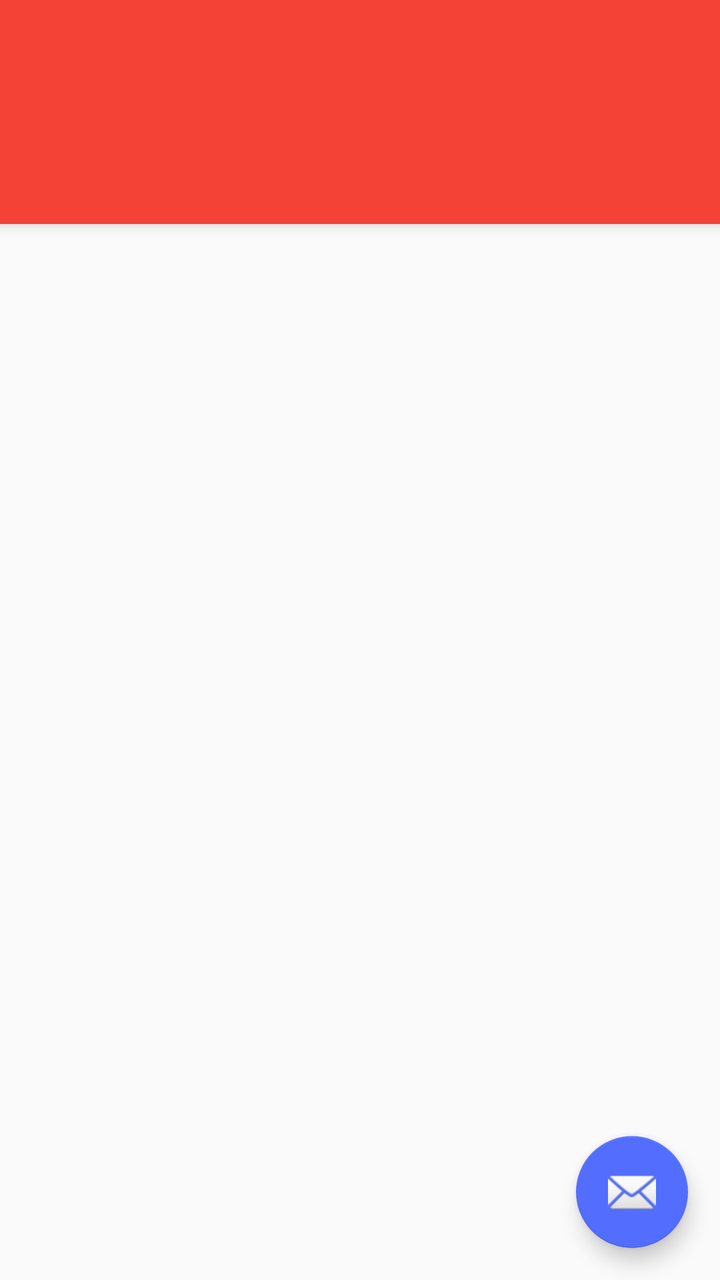
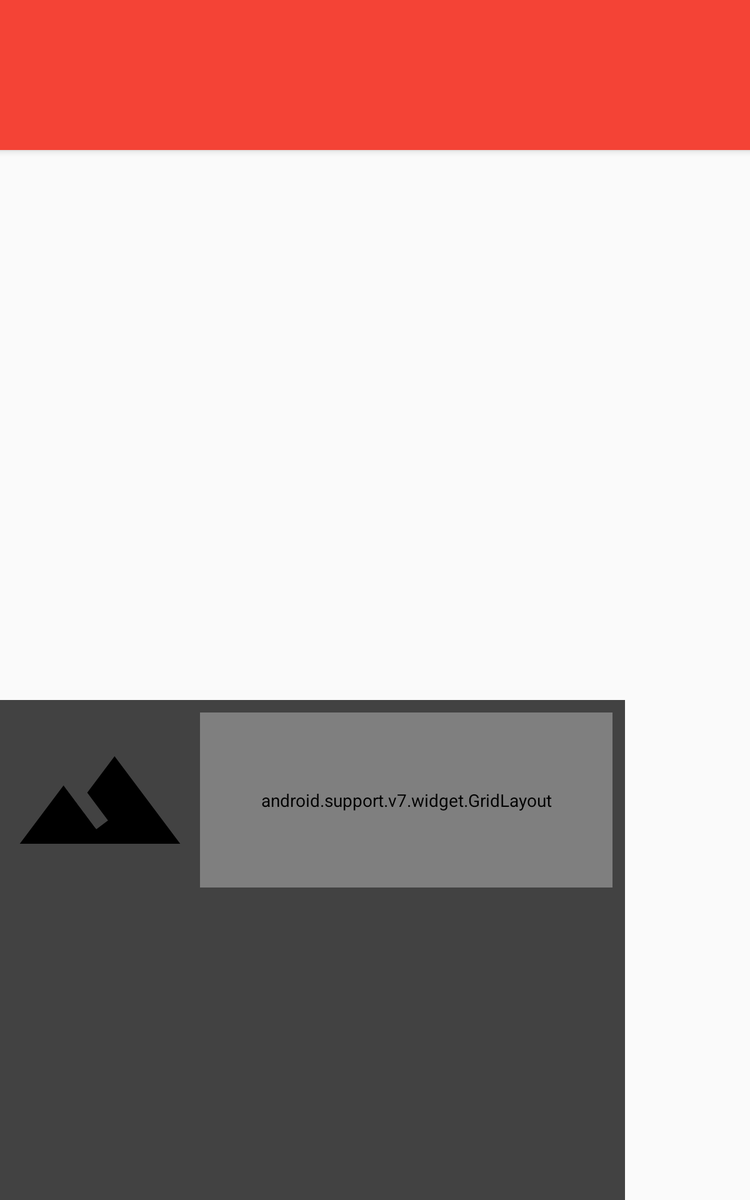

Two renders of one Android screen. The first uses the default layout on a phone; the second uses the alternative layout the repository ships for a different screen configuration, on a matching device. The two XML files are below.
<!-- AndroidManifest.xml: activity theme AppTheme.NoActionBar -->
<!-- res/layout/activity_main.xml -->
<?xml version="1.0" encoding="utf-8"?>
<android.support.design.widget.CoordinatorLayout xmlns:android="http://schemas.android.com/apk/res/android"
    xmlns:app="http://schemas.android.com/apk/res-auto"
    xmlns:tools="http://schemas.android.com/tools"
    android:id="@+id/main_content"
    android:layout_width="match_parent"
    android:layout_height="match_parent"
    android:fitsSystemWindows="true"
    tools:context=".main.MainActivity">

    <android.support.design.widget.AppBarLayout
        android:id="@+id/appbar"
        android:layout_width="match_parent"
        android:layout_height="wrap_content"
        android:paddingTop="@dimen/appbar_padding_top"
        android:theme="@style/AppTheme.AppBarOverlay">

        <android.support.v7.widget.Toolbar
            android:id="@+id/toolbar"
            android:layout_width="match_parent"
            android:layout_height="?attr/actionBarSize"
            android:background="?attr/colorPrimary"
            app:layout_scrollFlags="scroll|enterAlways"
            app:popupTheme="@style/AppTheme.PopupOverlay">

        </android.support.v7.widget.Toolbar>

        <android.support.design.widget.TabLayout
            android:id="@+id/tabs"
            android:layout_width="match_parent"
            android:layout_height="wrap_content" />

    </android.support.design.widget.AppBarLayout>

    <android.support.v4.view.ViewPager
        android:id="@+id/container"
        android:layout_width="match_parent"
        android:layout_height="match_parent"
        app:layout_behavior="@string/appbar_scrolling_view_behavior" />

    <android.support.design.widget.FloatingActionButton
        android:id="@+id/fab"
        android:layout_width="wrap_content"
        android:layout_height="wrap_content"
        android:layout_gravity="end|bottom"
        android:layout_margin="@dimen/fab_margin"
        android:src="@android:drawable/ic_dialog_email" />

</android.support.design.widget.CoordinatorLayout>
<!-- resources referenced by this layout -->
<resources>
  <dimen name="appbar_padding_top">8dp</dimen>
  <dimen name="fab_margin">16dp</dimen>
  <style name="AppTheme.AppBarOverlay" parent="ThemeOverlay.AppCompat.Dark.ActionBar" />
  <style name="AppTheme.PopupOverlay" parent="ThemeOverlay.AppCompat.Light" />
  <style name="AppTheme.NoActionBar">
          <item name="windowActionBar">false</item>
          <item name="windowNoTitle">true</item>
      </style>
</resources>
<!-- res/layout-sw600dp/activity_main.xml (the repository's variant of the layout above) -->
<!-- drawn on a 7-inch tablet held upright -->
<?xml version="1.0" encoding="utf-8"?>
<android.support.design.widget.CoordinatorLayout xmlns:android="http://schemas.android.com/apk/res/android"
    xmlns:app="http://schemas.android.com/apk/res-auto"
    xmlns:tools="http://schemas.android.com/tools"
    android:id="@+id/main_content"
    android:layout_width="match_parent"
    android:layout_height="match_parent"
    android:fitsSystemWindows="true"
    tools:context=".main.MainActivity">

    <android.support.design.widget.AppBarLayout
        android:id="@+id/appbar"
        android:layout_width="match_parent"
        android:layout_height="wrap_content"
        android:paddingTop="@dimen/appbar_padding_top"
        android:theme="@style/AppTheme.AppBarOverlay">

        <android.support.v7.widget.Toolbar
            android:id="@+id/toolbar"
            android:layout_width="match_parent"
            android:layout_height="?attr/actionBarSize"
            android:background="?attr/colorPrimary"
            app:layout_scrollFlags="scroll|enterAlways"
            app:popupTheme="@style/AppTheme.PopupOverlay">

        </android.support.v7.widget.Toolbar>

        <android.support.design.widget.TabLayout
            android:id="@+id/tabs"
            android:layout_width="match_parent"
            android:layout_height="wrap_content" />

    </android.support.design.widget.AppBarLayout>

    <android.support.v4.view.ViewPager
        android:id="@+id/container"
        android:layout_width="500dp"
        android:layout_height="match_parent"
        android:layout_gravity="center_horizontal"
        app:layout_behavior="@string/appbar_scrolling_view_behavior" />

    <FrameLayout
        android:id="@+id/frame_bottom_sheet"
        android:layout_width="500dp"
        android:layout_height="400dp"
        android:fitsSystemWindows="true"
        android:clipToPadding="true"
        android:background="@color/cardview_dark_background"
        app:layout_behavior="@string/bottom_sheet_behavior">
        <include layout="@layout/layout_bottom_sheet" />
    </FrameLayout>

</android.support.design.widget.CoordinatorLayout>
<!-- res/layout/layout_bottom_sheet.xml (included above) -->
<?xml version="1.0" encoding="utf-8"?>
<android.support.v4.widget.NestedScrollView xmlns:android="http://schemas.android.com/apk/res/android"
    xmlns:app="http://schemas.android.com/apk/res-auto"
    xmlns:tools="http://schemas.android.com/tools"
    android:id="@+id/bottom_sheet"
    android:layout_width="match_parent"
    android:layout_height="match_parent"
    android:padding="@dimen/sheet_content_padding">
    <LinearLayout
        android:layout_width="match_parent"
        android:layout_height="match_parent"
        android:orientation="vertical"
        android:theme="@style/AppBottomSheet">
        <LinearLayout
            android:layout_width="match_parent"
            android:layout_height="match_parent"
            android:orientation="horizontal">
            <ImageView
                android:id="@+id/sheet_item_thumb"
                android:layout_width="@dimen/item_thumb_width"
                android:layout_height="match_parent"
                android:layout_marginRight="@dimen/sheet_thumb_margin_right"
                android:layout_marginEnd="@dimen/sheet_thumb_margin_right"
                android:adjustViewBounds="true"
                app:srcCompat="@drawable/ic_landscape_black_60dp"/>
            <android.support.v7.widget.GridLayout
                android:layout_width="match_parent"
                android:layout_height="match_parent"
                app:columnCount="1">
                <android.support.v4.widget.Space
                    app:layout_rowWeight="1"
                    app:layout_gravity="fill_horizontal"/>
                <TextView
                    android:id="@+id/sheet_item_title"
                    android:layout_width="wrap_content"
                    android:layout_height="wrap_content"
                    android:textAppearance="@style/TextAppearance.AppCompat.Title"
                    android:maxLines="2"
                    android:ellipsize="end"
                    app:layout_columnWeight="1"
                    tools:text="Some Great Title"/>
                <TextView
                    android:id="@+id/sheet_item_year"
                    android:layout_width="wrap_content"
                    android:layout_height="wrap_content"
                    android:textAppearance="@style/TextAppearance.AppCompat.Subhead"
                    app:layout_columnWeight="1"
                    tools:text="2016"/>
                <TextView
                    android:id="@+id/sheet_item_released"
                    android:layout_width="wrap_content"
                    android:layout_height="wrap_content"
                    android:textAppearance="@style/TextAppearance.AppCompat.Subhead"
                    app:layout_columnWeight="1"
                    tools:text="July 2, 2015"/>
                <android.support.v4.widget.Space
                    app:layout_rowWeight="1"
                    app:layout_gravity="fill_horizontal"/>
            </android.support.v7.widget.GridLayout>
        </LinearLayout>

        <TextView
            android:id="@+id/sheet_item_overview"
            android:layout_width="wrap_content"
            android:layout_height="wrap_content"
            android:layout_marginTop="10dp"
            android:textAppearance="@style/TextAppearance.AppCompat.Subhead"
            android:ellipsize="end"
            app:layout_columnWeight="1"/>
    </LinearLayout>
</android.support.v4.widget.NestedScrollView>
<!-- resources referenced by the variant -->
<!-- as a 7-inch tablet held upright resolves them -->
<resources>
  <dimen name="appbar_padding_top">8dp</dimen>
  <dimen name="item_thumb_width">140dp</dimen>
  <dimen name="sheet_content_padding">10dp</dimen>
  <dimen name="sheet_thumb_margin_right">10dp</dimen>
  <!-- drawable ic_landscape_black_60dp (drawable) -->
  <vector android:height="60dp" android:viewportHeight="24.0"
      android:viewportWidth="24.0" android:width="60dp" xmlns:android="http://schemas.android.com/apk/res/android">
      <path android:fillColor="#FF000000" android:pathData="M14,6l-3.75,5 2.85,3.8 -1.6,1.2C9.81,13.75 7,10 7,10l-6,8h22L14,6z"/>
  </vector>
  <style name="AppBottomSheet">
          <item name="android:textColor">@android:color/white</item>
      </style>
  <style name="AppTheme.AppBarOverlay" parent="ThemeOverlay.AppCompat.Dark.ActionBar" />
  <style name="AppTheme.PopupOverlay" parent="ThemeOverlay.AppCompat.Light" />
  <style name="AppTheme.NoActionBar">
          <item name="windowActionBar">false</item>
          <item name="windowNoTitle">true</item>
      </style>
</resources>
